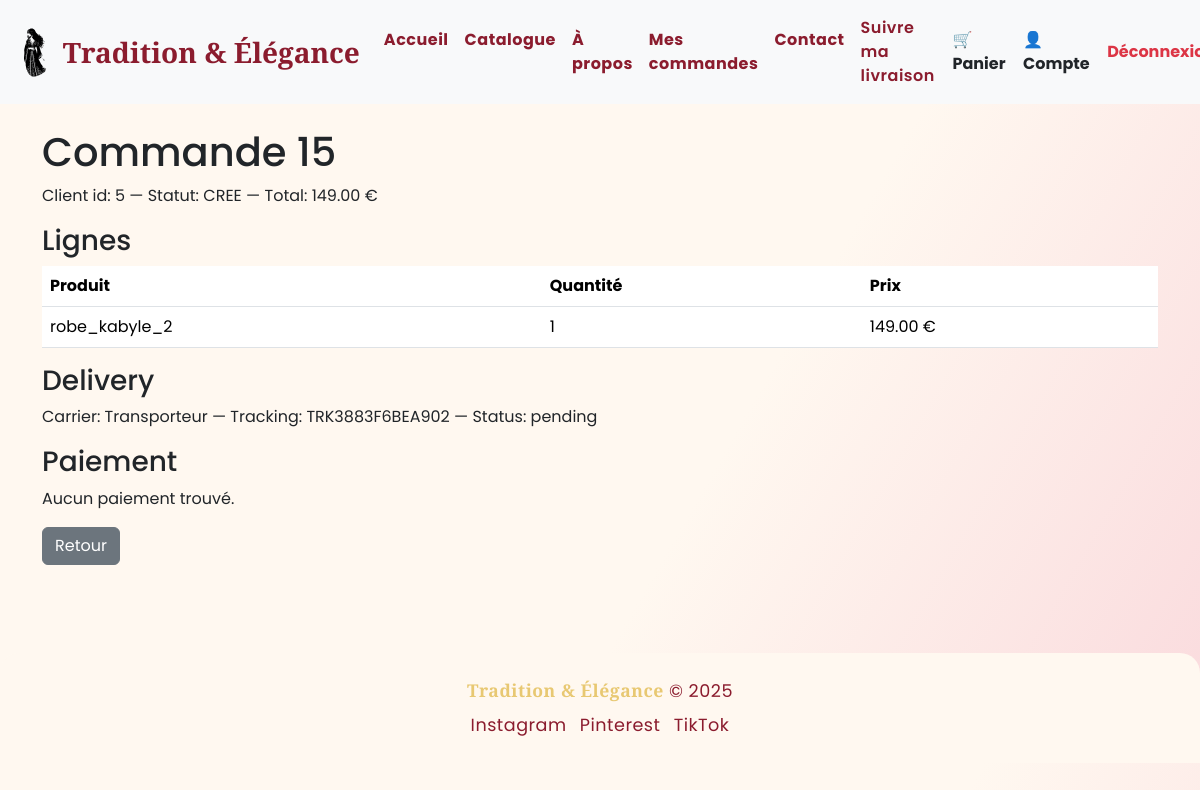
Screenshot of /admin/order/15 (signed in) with the database file from the repository.
### app/models.py (models this page shows)
class Order(db.Model):
    __tablename__ = "order"
    id = db.Column(db.Integer, primary_key=True)
    user_id = db.Column(db.Integer, db.ForeignKey("user.id"))
    status = db.Column(db.String(20))
    total_cents = db.Column(db.Integer)
    created_at = db.Column(db.DateTime, server_default=text("CURRENT_TIMESTAMP"))
    payment_id = db.Column(db.Integer)   # optional FK depending on app logic
    invoice_id = db.Column(db.Integer)
    validated_at = db.Column(db.DateTime)
    paid_at = db.Column(db.DateTime)
    shipped_at = db.Column(db.DateTime)
    delivered_at = db.Column(db.DateTime)
    cancelled_at = db.Column(db.DateTime)
    refunded_at = db.Column(db.DateTime)
    user = db.relationship("User", back_populates="orders")
    items = db.relationship("OrderItem", back_populates="order", cascade="all, delete-orphan")
    payments = db.relationship("Payment", back_populates="order", cascade="all, delete-orphan")
    delivery = db.relationship("Delivery", back_populates="order", uselist=False)

class OrderItem(db.Model):
    __tablename__ = "order_item"
    id = db.Column(db.Integer, primary_key=True)
    order_id = db.Column(db.Integer, db.ForeignKey("order.id"), nullable=False)
    product_id = db.Column(db.String(50), db.ForeignKey("product.id"), nullable=False)
    quantity = db.Column(db.Integer, nullable=False, default=1)
    price_cents = db.Column(db.Integer, nullable=False)
    order = db.relationship("Order", back_populates="items")
    product = db.relationship("Product", back_populates="order_items")

class Delivery(db.Model):
    __tablename__ = "delivery"
    id = db.Column(db.Integer, primary_key=True)
    order_id = db.Column(db.Integer, db.ForeignKey("order.id"))
    carrier = db.Column(db.String(50))
    tracking_number = db.Column(db.String(128), unique=True)
    address = db.Column(db.Text)
    status = db.Column(db.String(30))
    tracking_url = db.Column(db.Text)
    shipped_at = db.Column(db.Text)
    delivered_at = db.Column(db.Text)
    updated_at = db.Column(db.Text)
    order = db.relationship("Order", back_populates="delivery")

### app/routes/admin_routes.py (the view)
@admin_bp.route("/admin/order/<int:order_id>")
@admin_required
def admin_order_detail(order_id):
    db = _db_path()
    conn = sqlite3.connect(str(db))
    cur = conn.cursor()
    order = cur.execute('SELECT id, user_id, status, total_cents, created_at FROM "order" WHERE id = ?', (order_id,)).fetchone()
    if not order:
        conn.close()
        flash("Commande non trouvée.", "danger")
        return redirect(url_for("admin.admin_orders"))
    items = cur.execute("SELECT product_id, quantity, price_cents FROM order_item WHERE order_id = ?", (order_id,)).fetchall()
    delivery = cur.execute("SELECT id, carrier, tracking_number, status, updated_at FROM delivery WHERE order_id = ?", (order_id,)).fetchone()
    payment = cur.execute("SELECT id, provider, provider_ref, succeeded, amount_cents FROM payment WHERE order_id = ?", (order_id,)).fetchone()
    conn.close()
    return render_template("admin_order_detail.html", order=order, items=items, delivery=delivery, payment=payment)

### app/routes/admin_routes.py (called while the page is built)
def admin_required(f):
    @wraps(f)
    def decorated(*args, **kwargs):
        if not session.get("is_admin"):
            return redirect(url_for("auth.login", next=request.path))
        return f(*args, **kwargs)
    return decorated

def _db_path():
    project_root = Path(__file__).resolve().parents[2]
    return project_root / "elegance.db"

### app/templates/admin_order_detail.html (shortened to what this page needs)
{% extends "base.html" %}
{% block content %}
<h1>Commande {{ order[0] }}</h1>
<p>Client id: {{ order[1] }} — Statut: {{ order[2] }} — Total: {{ '%.2f'|format((order[3] or 0)/100.0) }} €</p>
<h3>Lignes</h3>
<table class="table">
  <thead><tr><th>Produit</th><th>Quantité</th><th>Prix</th></tr></thead>
  <tbody>
    {% for pid, qty, price in items %}
      <tr><td>{{ pid }}</td><td>{{ qty }}</td><td>{{ '%.2f'|format(price/100.0) }} €</td></tr>
    {% endfor %}
  </tbody>
</table>
<h3>Delivery</h3>
{% if delivery %}
  <p>Carrier: {{ delivery[1] }} — Tracking: {{ delivery[2] }} — Status: {{ delivery[3] }}</p>
{% else %}
  <p>Aucune livraison enregistrée.</p>
{% endif %}
<h3>Paiement</h3>
{% if payment %}
  <p>Provider: {{ payment[1] }} — Réf: {{ payment[2] }} — Succeded: {{ payment[3] }}</p>
{% else %}
  <p>Aucun paiement trouvé.</p>
{% endif %}
<p><a href="{{ url_for('admin.admin_orders') }}" class="btn btn-secondary">Retour</a></p>
{% endblock %}

### app/static/elegance.css (style rules this page uses)
body { background: linear-gradient(120deg, #FFF8F0 60%, #FADADD 100%); font-family: 'Poppins', 'Inter', sans-serif; }

### rows the page displays
Order: id "15", user "5", status "CREE", (order[3]or0)/100.0 "149.00"
OrderItem: product "robe_kabyle_2", quantity "1", price/100.0 "149.00"
Delivery: carrier "Transporteur", tracking_number "TRK3883F6BEA902", status "pending"
